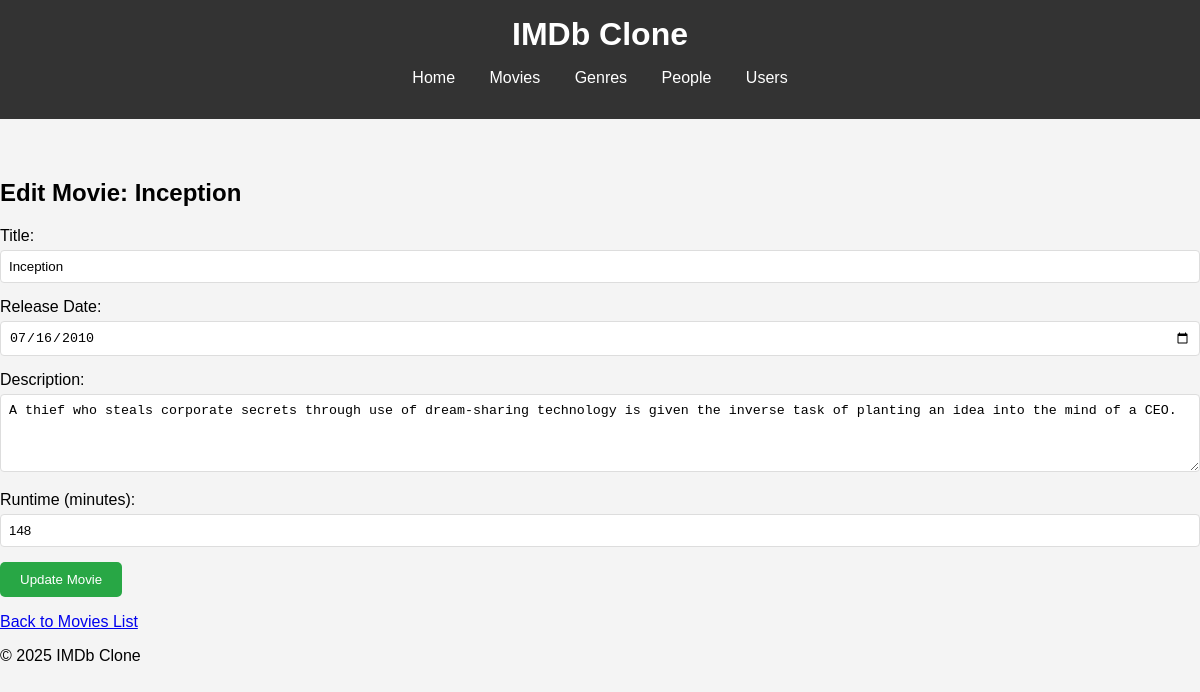
The app's page /edit_movie.php?id=1 with its own data.
### tables this page shows
CREATE TABLE `movies` (
  `id` int NOT NULL AUTO_INCREMENT,
  `title` varchar(255) NOT NULL,
  `release_date` date DEFAULT NULL,
  `description` text,
  `runtime` int DEFAULT NULL,
  `poster_path` varchar(255) DEFAULT NULL,
  `director_id` int DEFAULT NULL,
  PRIMARY KEY (`id`),
  KEY `director_id` (`director_id`),
  CONSTRAINT `movies_ibfk_1` FOREIGN KEY (`director_id`) REFERENCES `people` (`id`) ON DELETE SET NULL
);

### public/edit_movie.php (the view, shortened to what this page needs)
<?php
include '../includes/db_connect.php';
include '../includes/header.php';
$movie = null;
if (isset($_GET['id'])) {
    $id = $_GET['id'];
    try {
        $stmt = $pdo->prepare("SELECT * FROM movies WHERE id = ?");
        $stmt->execute([$id]);
        $movie = $stmt->fetch(PDO::FETCH_ASSOC);
    } catch (PDOException $e) {
        echo "<p style='color: red;'>Error fetching movie: " . $e->getMessage() . "</p>";
    }
}
?>
<h2>Edit Movie: <?php echo htmlspecialchars($movie['title']); ?></h2>
<form action="edit_movie.php" method="POST">
    <div class="form-group">
        <label for="title">Title:</label>
        <input type="text" id="title" name="title" value="<?php echo htmlspecialchars($movie['title']); ?>" required>
    </div>
    <div class="form-group">
        <label for="release_date">Release Date:</label>
        <input type="date" id="release_date" name="release_date" value="<?php echo htmlspecialchars($movie['release_date']); ?>">
    </div>
    <div class="form-group">
        <label for="description">Description:</label>
        <textarea id="description" name="description" rows="4"><?php echo htmlspecialchars($movie['description']); ?></textarea>
    </div>
    <div class="form-group">
        <label for="runtime">Runtime (minutes):</label>
        <input type="number" id="runtime" name="runtime" value="<?php echo htmlspecialchars($movie['runtime']); ?>">
    </div>
    <div class="form-group">
        <button type="submit" name="update_movie">Update Movie</button>
    </div>
</form>
<p><a href="movies.php">Back to Movies List</a></p>
<?php include '../includes/footer.php'; ?>

### public/css/style.css (style rules this page uses)
body { font-family: Arial, sans-serif; margin: 0; padding: 0; background-color: #f4f4f4; }
.form-group { margin-bottom: 15px; }
.form-group label { display: block; margin-bottom: 5px; }
.form-group input[type="text"], .form-group input[type="date"], .form-group input[type="number"], .form-group textarea, .form-group select { width: 100%; padding: 8px; box-sizing: border-box; border: 1px solid #ddd; border-radius: 4px; }
.form-group button { padding: 10px 20px; background-color: #28a745; color: white; border: none; border-radius: 5px; cursor: pointer; }

### records on screen
movies: title "Inception", release_date "07/16/2010", description "A thief who steals corporate secrets through use of dream-sharing technology is given the inverse task of planting an idea into the mind of a CEO.", runtime "148"
